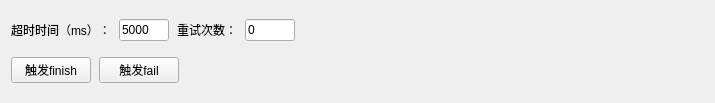
<?xml version="1.0" encoding="UTF-8"?>
<ui version="4.0">
 <class>EventStateTest</class>
 <widget class="QWidget" name="EventStateTest">
  <property name="geometry">
   <rect>
    <x>0</x>
    <y>0</y>
    <width>715</width>
    <height>103</height>
   </rect>
  </property>
  <property name="windowTitle">
   <string>Form</string>
  </property>
  <layout class="QVBoxLayout" name="verticalLayout">
   <property name="spacing">
    <number>8</number>
   </property>
   <item>
    <layout class="QHBoxLayout" name="horizontalLayout_2">
     <item>
      <widget class="QLabel" name="label">
       <property name="text">
        <string>超时时间（ms）：</string>
       </property>
      </widget>
     </item>
     <item>
      <widget class="QLineEdit" name="input_timeout">
       <property name="maximumSize">
        <size>
         <width>50</width>
         <height>16777215</height>
        </size>
       </property>
       <property name="text">
        <string>5000</string>
       </property>
      </widget>
     </item>
     <item>
      <widget class="QLabel" name="label_2">
       <property name="text">
        <string>重试次数：</string>
       </property>
      </widget>
     </item>
     <item>
      <widget class="QLineEdit" name="input_retry">
       <property name="maximumSize">
        <size>
         <width>50</width>
         <height>16777215</height>
        </size>
       </property>
       <property name="text">
        <string>0</string>
       </property>
      </widget>
     </item>
     <item>
      <spacer name="horizontalSpacer_2">
       <property name="orientation">
        <enum>Qt::Horizontal</enum>
       </property>
       <property name="sizeHint" stdset="0">
        <size>
         <width>40</width>
         <height>20</height>
        </size>
       </property>
      </spacer>
     </item>
    </layout>
   </item>
   <item>
    <layout class="QHBoxLayout" name="horizontalLayout">
     <item>
      <widget class="QPushButton" name="btn_trigger_finish">
       <property name="text">
        <string>触发finish</string>
       </property>
      </widget>
     </item>
     <item>
      <widget class="QPushButton" name="btn_trigger_fail">
       <property name="text">
        <string>触发fail</string>
       </property>
      </widget>
     </item>
     <item>
      <spacer name="horizontalSpacer">
       <property name="orientation">
        <enum>Qt::Horizontal</enum>
       </property>
       <property name="sizeHint" stdset="0">
        <size>
         <width>290</width>
         <height>20</height>
        </size>
       </property>
      </spacer>
     </item>
    </layout>
   </item>
  </layout>
 </widget>
 <resources/>
 <connections/>
</ui>
